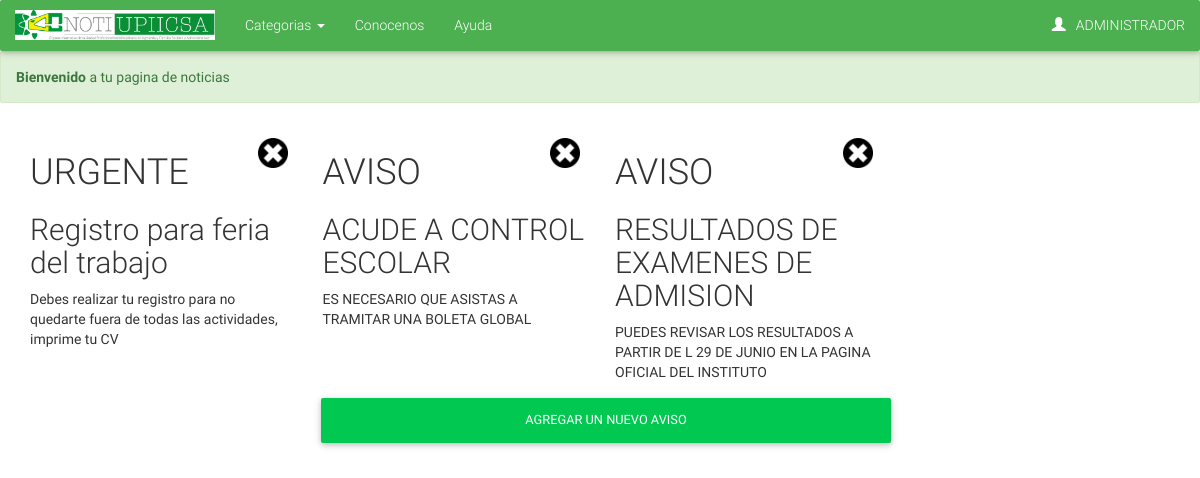
The page /admin.php (signed in) on the database as committed earlier.
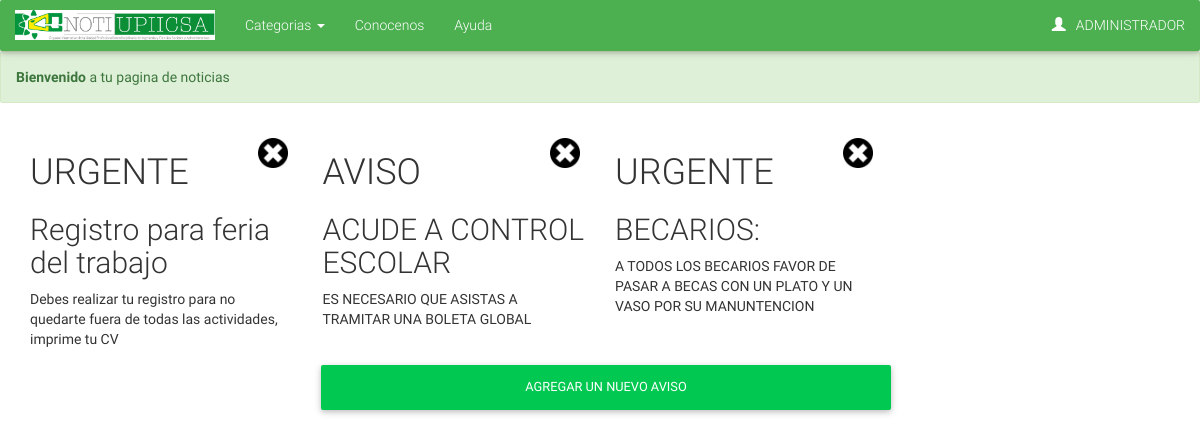
The same page on the database as committed later.
### tables this page shows
CREATE TABLE IF NOT EXISTS `AVISO` (
  `ID_AVISO` int(11) NOT NULL AUTO_INCREMENT,
  `CATEGORIA` text NOT NULL,
  `AV_TITULO` text NOT NULL,
  `AV_CONTENIDO` text NOT NULL,
  PRIMARY KEY (`ID_AVISO`)
);

### admin.php (the view, shortened to what this page needs)
<html>
<?php include("header.php"); ?>
<body>
<?php
include("navbar.php");
include("db.php");
 $sql = "SELECT * FROM AVISO ";
  $data = $con->query($sql);
  if($data!=null && $data->num_rows>0){
	  echo' <div id="contavi" class="container-fluid">';
		while( $row = $data->fetch_array(MYSQLI_ASSOC)){
			echo'<div class="col-sm-10 col-md-3 col-lg-3">
			       <div>
             <h1>'.$row['CATEGORIA'].'</h1>
             <h2>'.$row['AV_TITULO'].'</h2>
             <p>'.$row['AV_CONTENIDO'].'</p>
             </div>
             <img class="delete" src="resources/images/admin/delete.png" data-toggle="modal" data-target="#myModal" data-categoria="'.$row['CATEGORIA'].'" data-id="'.$row['ID_AVISO'].'" data-titulo="'.$row['AV_TITULO'].'" data-contenido="'.$row['AV_CONTENIDO'].'">
          </div>';
		}
     echo' </div>';
	}
?>
<div class="container">
  <div class="col-md-3"></div>
  <a href="editoraviso.php"> <button class="btn btn-success col-md-6" type="button" name="button">Agregar un Nuevo Aviso</button></a>
  <div class="col-md-3"></div>
</div>
</body>

### header.php (shortened to what this page needs)
<head>
    <link rel="stylesheet" href="resources/bootstrap-3.3.5-dist/css/bootstrap.min.css">
    <link rel="stylesheet" href="//storage.googleapis.com/code.getmdl.io/1.0.1/material.green-blue.min.css" />
    <link rel="stylesheet" href="resources/bootstrap-3.3.5-dist/css/mdb.css">
    <link rel="stylesheet" href="resources/bootstrap-3.3.5-dist/css/bootstrap-theme-mercurius.css">
</head>

### navbar.php (shortened to what this page needs)
<?php
echo '<nav class="navbar navbar-dark green navbar-fixed-top">
        <div class="container-fluid">
            <div class="navbar-header">
                    <button type="button" class="navbar-toggle" data-toggle="collapse" data-target="#navbar" aria-expanded="false" aria-controls="navbar">
                        <span class="sr-only">Toggle navigation</span>
                        <span class="icon-bar"></span>
                        <span class="icon-bar"></span>
                        <span class="icon-bar"></span>
                    </button>
                    <a class="navbar-brand" href="/"><span class="navheader"></span></a>
            </div>
            <div id="navbar" class="navbar-collapse collapse">
                    <ul class="nav navbar-nav mr-auto">
                        <li class="dropdown nav-item">
                            <a class="nav-link" href="#" class="dropdown-toggle" data-toggle="dropdown" role="button" aria-haspopup="true" aria-expanded="false">Categorias <span class="caret"></span></a>
                            <ul class="dropdown-menu">
                                <li><a href="index.php?tag=Administrativo">Administrativo</a></li>
                                <li><a href="index.php?tag=Direccion">Direccion</a></li>
                                <li><a href="index.php?tag=Academico">Academico</a></li>
                                <li><a href="index.php?tag=Cultural">Cultural</a></li>
                                <li><a href="index.php?tag=Deportivo">Deportivo</a></li>
                                <li><a href="index.php?tag=Administrativo">Salud</a></li>
                                <li><a href="index.php?tag=Administrativo">Investigacion</a></li>
                            </ul>
                        </li>
                        <li><a class="nav-link" href="conocenos.php">Conocenos</a></li>
                        <li><a class="nav-link" href="ayuda.php">Ayuda</a></li>
                    </ul>
             <ul class="nav navbar-nav navbar-right">';
             if(isset($_SESSION['user'])){
               echo '<li class="dropdown">
                          <a href="#" class="dropdown-toggle" data-toggle="dropdown" role="button" class="nav-link">
                          <span class="glyphicon glyphicon-user nav-link" style="padding-right:10px"></span><span id="namecontainer" class="nav-link">'.$_SESSION['name'].'</span>
                          </a>
                        <ul class="dropdown-menu">';
                      echo '
                        <li><a href="logout.php">Cerrar Sesion</a></li>
                    </ul>
               </li>';
                  }
                  else {
                    echo '<li><a class="nav-link" href="register.php"><span class="glyphicon glyphicon-user"></span>Registrar</a></li>
                    <li><a class="nav-link" href="login.php"><span class="glyphicon glyphicon-log-in"></span>Ingresar</a></li>';
                  }
echo'                </ul>
                </div>
            </div>
        </nav>';
  if(isset($_SESSION['msgtype']))
        if($_SESSION['msgtype']!=null){
        echo '<div class="alert alert-'.$_SESSION['msgtype'].'" style="margin-bottom:0px">'.$_SESSION['msg'].'</div>';
        }
?>

Rows that differ between the two databases and show on the page:
removed aviso: CATEGORIA "AVISO", AV_TITULO "RESULTADOS DE EXAMENES DE ADMISION", AV_CONTENIDO "PUEDES REVISAR LOS RESULTADOS A PARTIR DE L 29 DE JUNIO EN LA PAGINA OFICIAL DEL INSTITUTO"
added aviso: CATEGORIA "URGENTE", AV_TITULO "BECARIOS:", AV_CONTENIDO "A TODOS LOS BECARIOS FAVOR DE PASAR A BECAS CON UN PLATO Y UN VASO POR SU MANUNTENCION"
